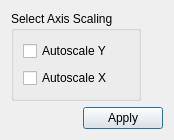
<?xml version="1.0" encoding="UTF-8"?>
<ui version="4.0">
 <class>GraphSettingsDialog</class>
 <widget class="QDialog" name="GraphSettingsDialog">
  <property name="geometry">
   <rect>
    <x>0</x>
    <y>0</y>
    <width>174</width>
    <height>140</height>
   </rect>
  </property>
  <property name="windowTitle">
   <string>Settings</string>
  </property>
  <layout class="QGridLayout" name="gridLayout_3">
   <item row="1" column="0" colspan="2">
    <layout class="QHBoxLayout" name="horizontalLayout">
     <item>
      <spacer name="horizontalSpacer">
       <property name="orientation">
        <enum>Qt::Horizontal</enum>
       </property>
       <property name="sizeHint" stdset="0">
        <size>
         <width>96</width>
         <height>20</height>
        </size>
       </property>
      </spacer>
     </item>
     <item>
      <widget class="QPushButton" name="applyButton">
       <property name="text">
        <string>Apply</string>
       </property>
      </widget>
     </item>
    </layout>
   </item>
   <item row="0" column="0">
    <widget class="QGroupBox" name="selectBox">
     <property name="title">
      <string>Select Axis Scaling</string>
     </property>
     <layout class="QGridLayout" name="gridLayout">
      <item row="0" column="0">
       <widget class="QCheckBox" name="autoscaleYcheckbox">
        <property name="text">
         <string>Autoscale Y</string>
        </property>
       </widget>
      </item>
      <item row="1" column="0">
       <widget class="QCheckBox" name="autoscaleXcheckbox">
        <property name="text">
         <string>Autoscale X</string>
        </property>
       </widget>
      </item>
     </layout>
    </widget>
   </item>
  </layout>
 </widget>
 <resources/>
 <connections/>
</ui>
